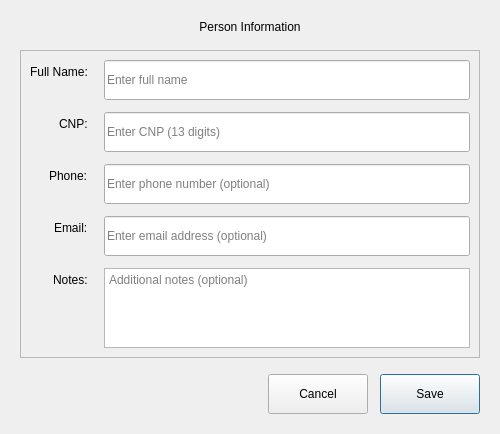
<?xml version="1.0" encoding="UTF-8"?>
<ui version="4.0">
 <class>PersonDialog</class>
 <widget class="QDialog" name="PersonDialog">
  <property name="geometry">
   <rect>
    <x>0</x>
    <y>0</y>
    <width>500</width>
    <height>400</height>
   </rect>
  </property>
  <property name="windowTitle">
   <string>Add/Edit Person</string>
  </property>
  <property name="modal">
   <bool>true</bool>
  </property>
  <layout class="QVBoxLayout" name="main_layout">
   <property name="spacing">
    <number>16</number>
   </property>
   <property name="leftMargin">
    <number>20</number>
   </property>
   <property name="topMargin">
    <number>20</number>
   </property>
   <property name="rightMargin">
    <number>20</number>
   </property>
   <property name="bottomMargin">
    <number>20</number>
   </property>
   <item>
    <widget class="QLabel" name="title_label">
     <property name="text">
      <string>Person Information</string>
     </property>
     <property name="alignment">
      <set>Qt::AlignCenter</set>
     </property>
    </widget>
   </item>
   <item>
    <widget class="QFrame" name="form_frame">
     <property name="frameShape">
      <enum>QFrame::StyledPanel</enum>
     </property>
     <layout class="QFormLayout" name="form_layout">
      <property name="labelAlignment">
       <set>Qt::AlignRight|Qt::AlignTrailing|Qt::AlignVCenter</set>
      </property>
      <property name="horizontalSpacing">
       <number>16</number>
      </property>
      <property name="verticalSpacing">
       <number>12</number>
      </property>
      <item row="0" column="0">
       <widget class="QLabel" name="name_label">
        <property name="text">
         <string>Full Name:</string>
        </property>
       </widget>
      </item>
      <item row="0" column="1">
       <widget class="QLineEdit" name="name_edit">
        <property name="placeholderText">
         <string>Enter full name</string>
        </property>
        <property name="minimumSize">
         <size>
          <width>0</width>
          <height>40</height>
         </size>
        </property>
       </widget>
      </item>
      <item row="1" column="0">
       <widget class="QLabel" name="cnp_label">
        <property name="text">
         <string>CNP:</string>
        </property>
       </widget>
      </item>
      <item row="1" column="1">
       <widget class="QLineEdit" name="cnp_edit">
        <property name="placeholderText">
         <string>Enter CNP (13 digits)</string>
        </property>
        <property name="minimumSize">
         <size>
          <width>0</width>
          <height>40</height>
         </size>
        </property>
        <property name="maxLength">
         <number>13</number>
        </property>
       </widget>
      </item>
      <item row="2" column="0">
       <widget class="QLabel" name="phone_label">
        <property name="text">
         <string>Phone:</string>
        </property>
       </widget>
      </item>
      <item row="2" column="1">
       <widget class="QLineEdit" name="phone_edit">
        <property name="placeholderText">
         <string>Enter phone number (optional)</string>
        </property>
        <property name="minimumSize">
         <size>
          <width>0</width>
          <height>40</height>
         </size>
        </property>
       </widget>
      </item>
      <item row="3" column="0">
       <widget class="QLabel" name="email_label">
        <property name="text">
         <string>Email:</string>
        </property>
       </widget>
      </item>
      <item row="3" column="1">
       <widget class="QLineEdit" name="email_edit">
        <property name="placeholderText">
         <string>Enter email address (optional)</string>
        </property>
        <property name="minimumSize">
         <size>
          <width>0</width>
          <height>40</height>
         </size>
        </property>
       </widget>
      </item>
      <item row="4" column="0">
       <widget class="QLabel" name="notes_label">
        <property name="text">
         <string>Notes:</string>
        </property>
       </widget>
      </item>
      <item row="4" column="1">
       <widget class="QTextEdit" name="notes_edit">
        <property name="placeholderText">
         <string>Additional notes (optional)</string>
        </property>
        <property name="minimumSize">
         <size>
          <width>0</width>
          <height>80</height>
         </size>
        </property>
        <property name="maximumSize">
         <size>
          <width>16777215</width>
          <height>100</height>
         </size>
        </property>
       </widget>
      </item>
     </layout>
    </widget>
   </item>
   <item>
    <spacer name="verticalSpacer">
     <property name="orientation">
      <enum>Qt::Vertical</enum>
     </property>
     <property name="sizeHint" stdset="0">
      <size>
       <width>20</width>
       <height>40</height>
      </size>
     </property>
    </spacer>
   </item>
   <item>
    <layout class="QHBoxLayout" name="button_layout">
     <property name="spacing">
      <number>12</number>
     </property>
     <item>
      <spacer name="horizontalSpacer">
       <property name="orientation">
        <enum>Qt::Horizontal</enum>
       </property>
       <property name="sizeHint" stdset="0">
        <size>
         <width>40</width>
         <height>20</height>
        </size>
       </property>
      </spacer>
     </item>
     <item>
      <widget class="QPushButton" name="cancel_btn">
       <property name="text">
        <string>Cancel</string>
       </property>
       <property name="minimumSize">
        <size>
         <width>100</width>
         <height>40</height>
        </size>
       </property>
      </widget>
     </item>
     <item>
      <widget class="QPushButton" name="save_btn">
       <property name="text">
        <string>Save</string>
       </property>
       <property name="minimumSize">
        <size>
         <width>100</width>
         <height>40</height>
        </size>
       </property>
       <property name="default">
        <bool>true</bool>
       </property>
      </widget>
     </item>
    </layout>
   </item>
  </layout>
 </widget>
 <resources/>
 <connections>
  <connection>
   <sender>cancel_btn</sender>
   <signal>clicked()</signal>
   <receiver>PersonDialog</receiver>
   <slot>reject()</slot>
   <hints>
    <hint type="sourcelabel">
     <x>350</x>
     <y>360</y>
    </hint>
    <hint type="destinationlabel">
     <x>249</x>
     <y>199</y>
    </hint>
   </hints>
  </connection>
  <connection>
   <sender>save_btn</sender>
   <signal>clicked()</signal>
   <receiver>PersonDialog</receiver>
   <slot>accept()</slot>
   <hints>
    <hint type="sourcelabel">
     <x>450</x>
     <y>360</y>
    </hint>
    <hint type="destinationlabel">
     <x>249</x>
     <y>199</y>
    </hint>
   </hints>
  </connection>
 </connections>
</ui>
